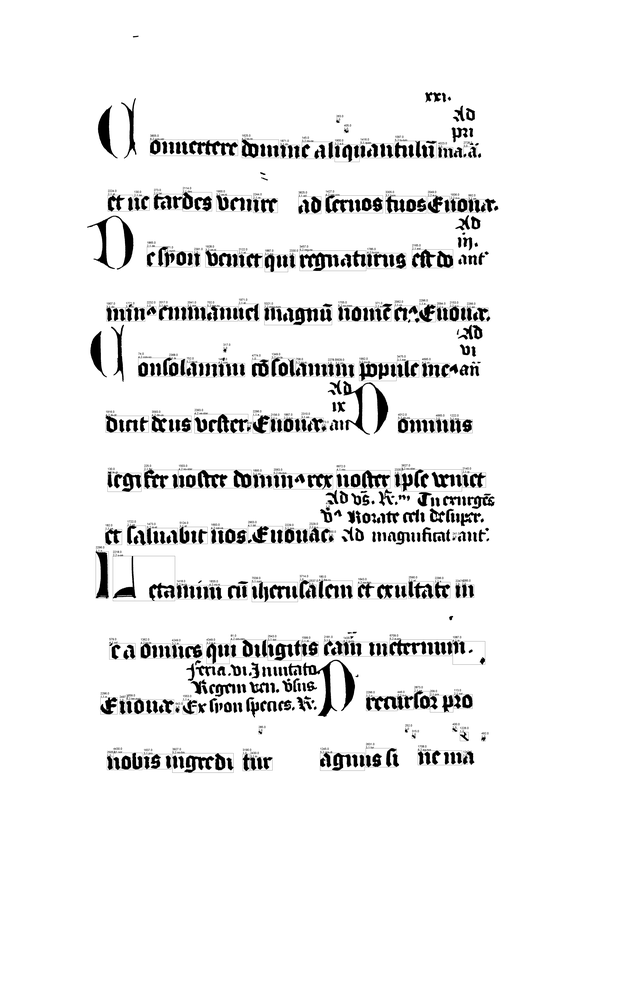
#> input picture testalign salz31.png, 634 x 1000 px, shrunk from 4444 x 7013 before the run
$ python -i image_preprocessing.py   (imports and definitions only)   (older library calls are emulated)
#> lines starting #> are read from the running program, lines starting #| are printed output that depends on the picture; after the words box and inside, x2 and y2 are one past the last pixel; in counts of white or black regions, pixels touching at a corner belong together
#> further down, picture is the input picture: shape (1000, 634, 3); min 0, max 255, mean 238.8
from os.path import isfile, join
import numpy as np
import matplotlib.pyplot as plt
import pickle
import itertools as iter
import os
import re
from skimage import io
from skimage.color import rgb2gray
from skimage.filters import gaussian, threshold_otsu
from skimage.morphology import binary_opening, binary_closing
from skimage.transform import rescale, rotate
from skimage.segmentation import flood_fill


# PARAMETERS FOR PREPROCESSING
soften_amt = 5          # size of gaussian blur to apply before taking threshold
fill_holes = 5          # size of kernel used for morphological operations when despeckling

# PARAMETERS FOR TEXT LINE SEGMENTATION
filter_size = 30                # size of moving-average filter used to smooth projection
prominence_tolerance = 0.70     # log-projection peaks must be at least this prominent


# [99 lines left out: functions calculate_peak_prominence, find_peak_locations, moving_avg_filter, not called in this run]

def fill_corners(input_image):
    '''
    Checks each corner of the image to identify areas of black pixels. Converts such regions into white pixels to
    enable peak location.
    '''
    if input_image[0,0] < 50:
        input_image = flood_fill(input_image, (0, 0), 255, tolerance = 0.3)
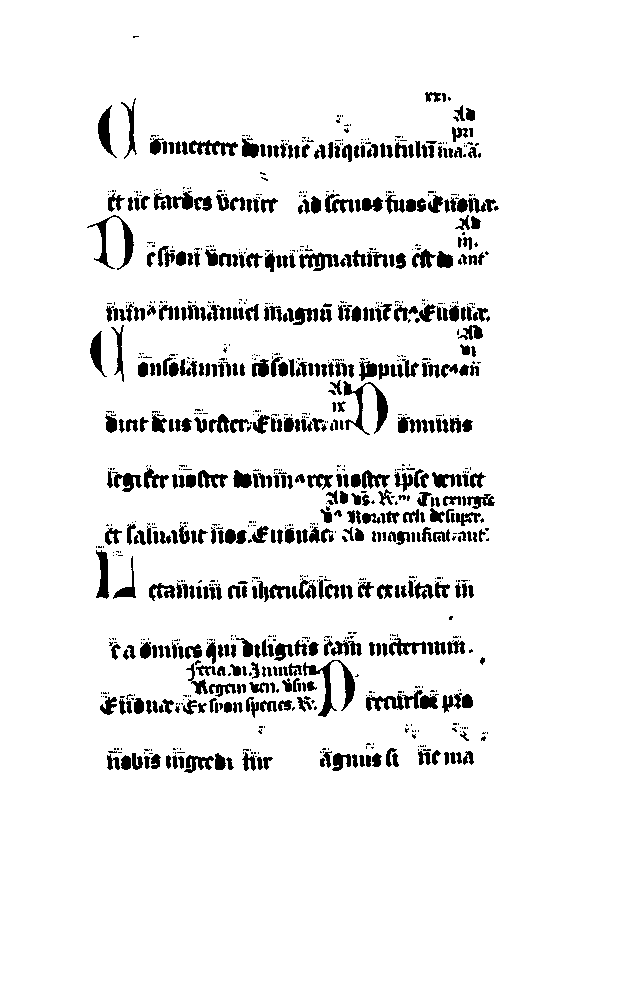
#> input_image: shape (1000, 634) float64; min 0, max 255, mean 236.6
    if input_image[-1, 0] < 50:
        input_image = flood_fill(input_image, (-1, 0), 255, tolerance = 0.3)
    if input_image[0, -1] < 50:
        input_image = flood_fill(input_image, (0, -1), 255, tolerance = 0.3)

    # This statement would cause the job too hang, but a statement like this could be used for the bottom right corner.
    # if input_image[-1, -1] < 50:
    #     input_image = flood_fill(input_image, (-1, -1), 255, tolerance = 0.3)

    return input_image

def preprocess_images(input_image, soften=soften_amt, fill_holes=fill_holes):
    '''
    Perform some softening / erosion / binarization on the text layer. Additionally, finds the
    optimal angle for rotation and returns a "cleaned" rotated version along with a raw, binarized
    rotated version.
    '''
    gray_img = fill_corners(rgb2gray(input_image))
    thresh = threshold_otsu(gray_img)
#> thresh = 1.49
    img_bin = gray_img < thresh
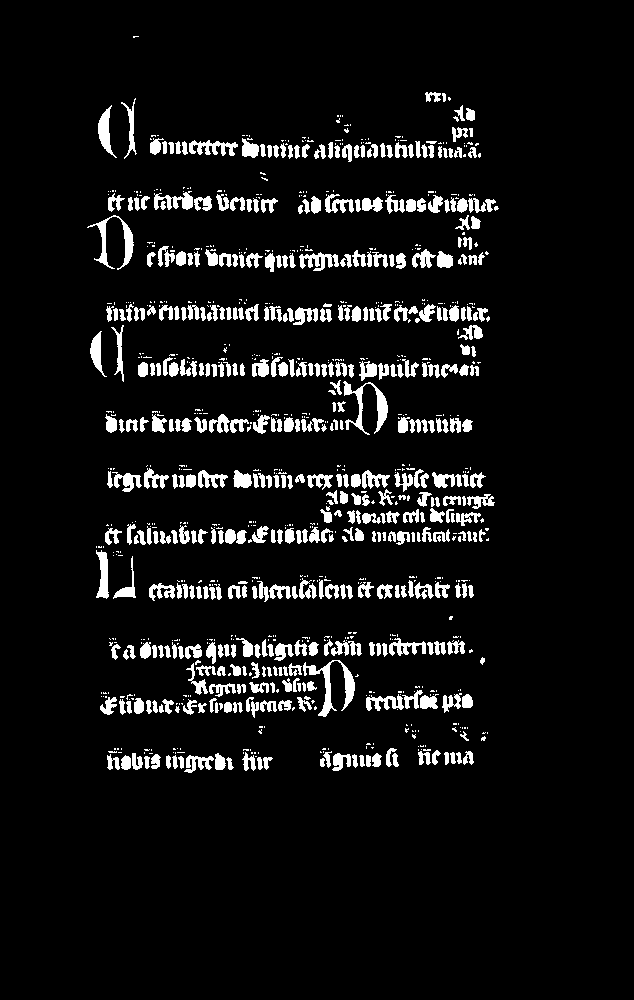
#> img_bin: shape (1000, 634) bool; 7.2% white; 1016 white regions (564 under 20 px), largest, box (x1, y1, x2, y2) and area: (303, 660, 355, 717) 826, (343, 381, 388, 435) 734, (87, 215, 134, 270) 651
    img_blur_bin = gaussian(gray_img, soften) < thresh
#> img_blur_bin: shape (1000, 634) bool; every value is 0

    kernel = np.ones((fill_holes, fill_holes), np.uint8)
    img_cleaned = binary_opening(binary_closing(img_blur_bin, kernel), kernel)

    angle = find_rotation_angle(img_cleaned)
    img_cleaned_rot = rotate(img_cleaned, angle, order=0, mode='edge') > 0
    img_bin_rot = rotate(img_bin, angle, order=0, mode='edge') > 0

    return img_bin_rot, img_cleaned_rot, angle


# [77 lines left out: functions identify_text_lines, save_preproc_image, not called in this run]


def find_rotation_angle(img, coarse_bound=3, fine_bound=0.1, rescale_amt=0.5):
    '''
    find most likely angle of rotation in two-step refining process
    similar process in gamera, see the paper:
    "Optical recognition of psaltic Byzantine chant notation" by Dalitz. et al (2008)
    '''
#> called with coarse_bound = 3, fine_bound = 0.1, rescale_amt = 0.5

    num_trials = int(coarse_bound / fine_bound)
    img_resized = rescale(img, rescale_amt, order=0, multichannel=False)
#> img_resized: shape (500, 317) bool; every value is 0

    def project_angles(img_to_project, angles_to_try):
        best_angle = 0
        highest_variation = 0
        for a in angles_to_try:
            rot_img = rotate(img_to_project, a, mode='edge')
            proj = np.sum(rot_img, 1).astype('int64')
            variation = np.sum(np.diff(proj) ** 2)
            if variation > highest_variation:
                highest_variation = variation
                best_angle = a
#> after the loop, best_angle = 0; highest_variation = 0
        return best_angle

    angles_to_try = np.linspace(-coarse_bound, coarse_bound, num_trials)
    coarse_angle = project_angles(img_resized, angles_to_try)
#> coarse_angle = 0

    angles_to_try = np.linspace(-fine_bound + coarse_angle, fine_bound + coarse_angle, num_trials)
#> angles_to_try = 30 values from -0.1 to 0.1
    fine_angle = project_angles(img_resized, angles_to_try)
#> fine_angle = 0

    return fine_angle


# [17 lines not run here, left out]

    # [12 lines of commented-out code are left out]

>>> import cv2
>>> picture = cv2.cvtColor(cv2.imread('testalign salz31.png'), cv2.COLOR_BGR2RGB)
>>> result = preprocess_images(picture)

$ run again, on testalign salz32.png
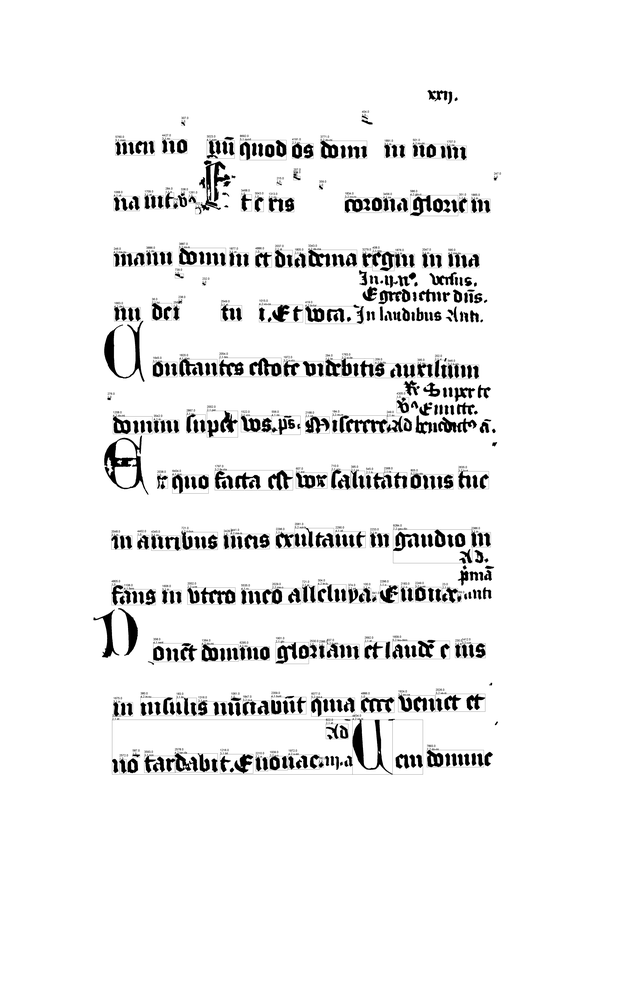
#> input picture testalign salz32.png, 632 x 1000 px, shrunk from 4420 x 6999 before the run
#> picture is the input picture: shape (1000, 632, 3); min 0, max 255, mean 239.8
#> thresh = 1.49
#> in preprocess_images, `img_bin = gray_img < thresh`:
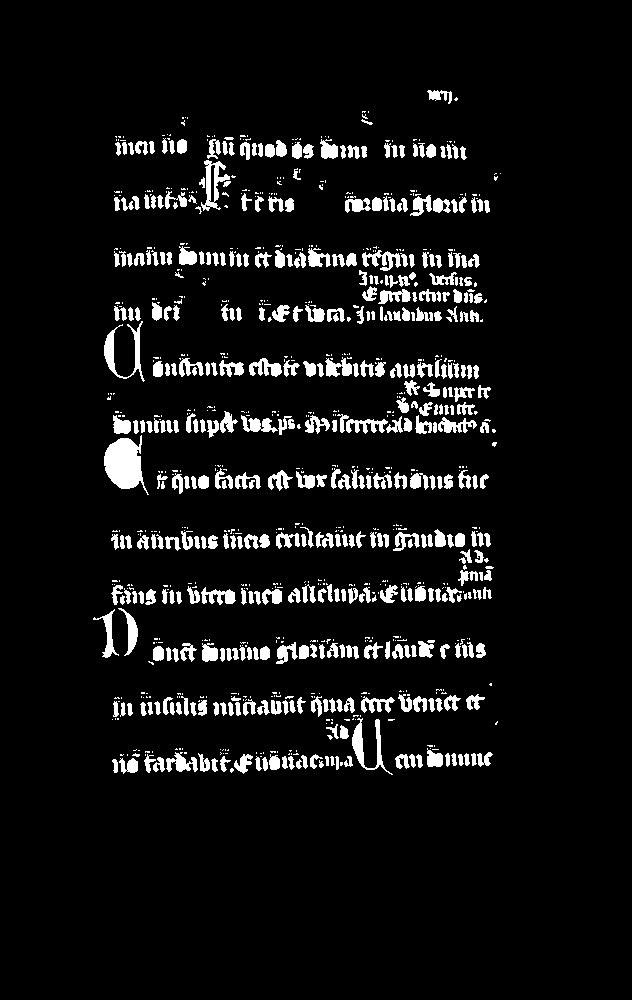
#> img_bin: shape (1000, 632) bool; 6.9% white; 961 white regions (532 under 20 px), largest, box (x1, y1, x2, y2) and area: (104, 435, 149, 495) 1582, (104, 321, 145, 382) 673, (352, 718, 393, 775) 623
#> img_blur_bin: shape (1000, 632) bool; 0.02% white; 1 white region, box (x1, y1, x2, y2) and area: (118, 454, 127, 473) 125
#> img_cleaned: shape (1000, 632) bool; 0.02% white; 1 white region, box (x1, y1, x2, y2) and area: (118, 456, 127, 471) 114
#> img_resized: shape (500, 316) bool; 0.02% white; 1 white region, box (x1, y1, x2, y2) and area: (59, 228, 63, 235) 26
#> the loop in project_angles, `for a in angles_to_try:` made 30 passes
#> highest_variation on pass 1: 20
#> after the loop in project_angles, `for a in angles_to_try:`: best_angle = -3; highest_variation = 20
#> coarse_angle = -3
#> the loop in project_angles (call 2), `for a in angles_to_try:` made 30 passes
#> fine_angle = -3.1
#> img_cleaned_rot: shape (1000, 632) bool; 0.02% white; 1 white region, box (x1, y1, x2, y2) and area: (120, 445, 129, 461) 114
#> in preprocess_images, `img_bin_rot = rotate(img_bin, angle, order=0, mode='edge') > 0`:
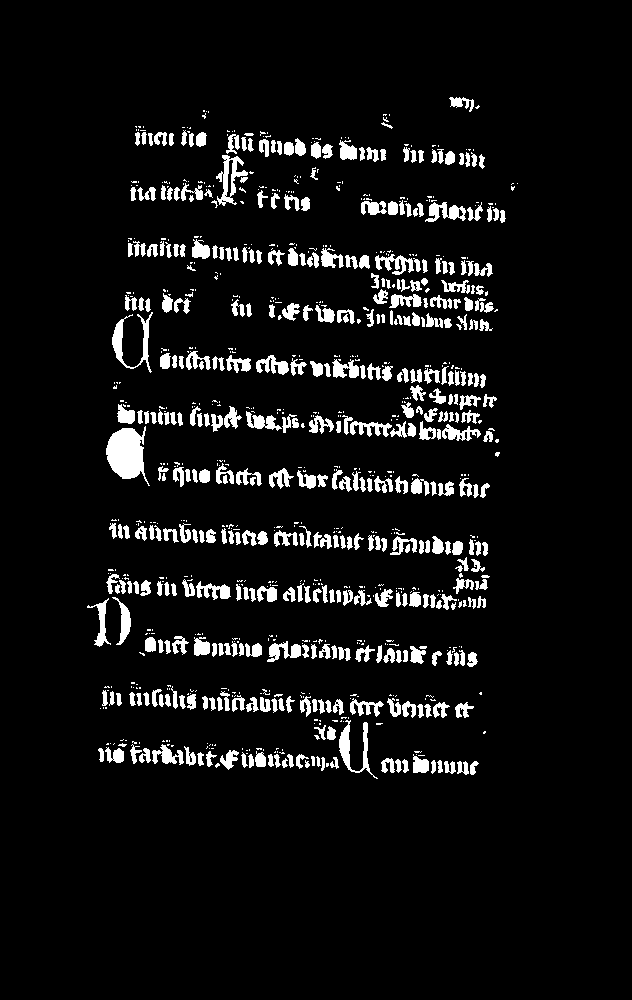
#> img_bin_rot: shape (1000, 632) bool; 6.9% white; 928 white regions (515 under 20 px), largest, box (x1, y1, x2, y2) and area: (106, 426, 150, 486) 1582, (112, 312, 153, 373) 674, (339, 720, 378, 779) 626

$ run again, on testalign.png
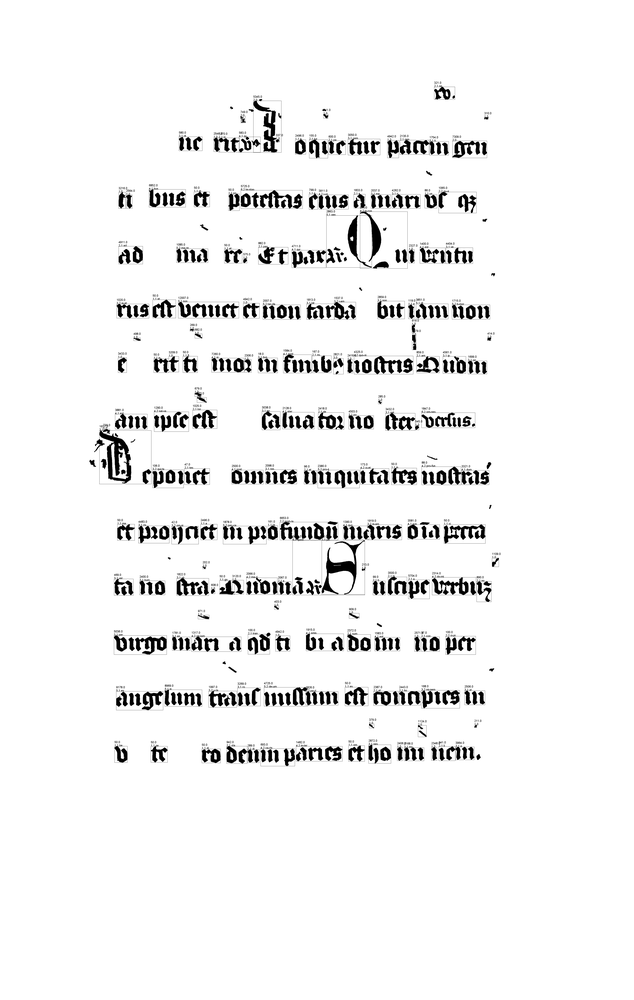
#> input picture testalign.png, 634 x 1000 px, shrunk from 4452 x 7019 before the run
#> picture is the input picture: shape (1000, 634, 3); min 0, max 255, mean 241.7
#> in fill_corners, `input_image = flood_fill(input_image, (0, 0), 255, tolerance = 0.3)`:
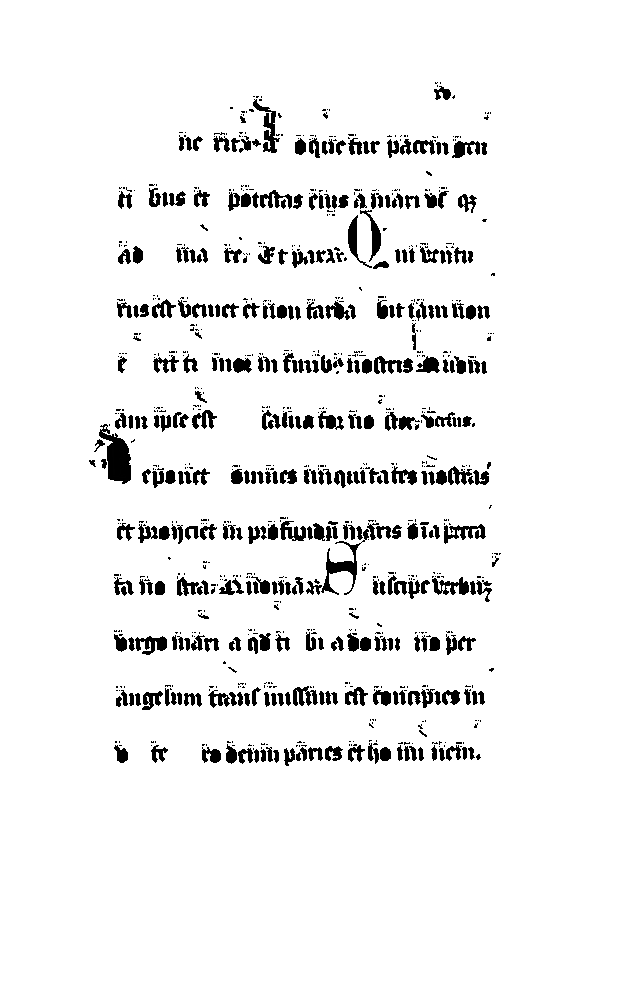
#> input_image: shape (1000, 634) float64; min 0, max 255, mean 239.9
#> thresh = 1.49
#> in preprocess_images, `img_bin = gray_img < thresh`:
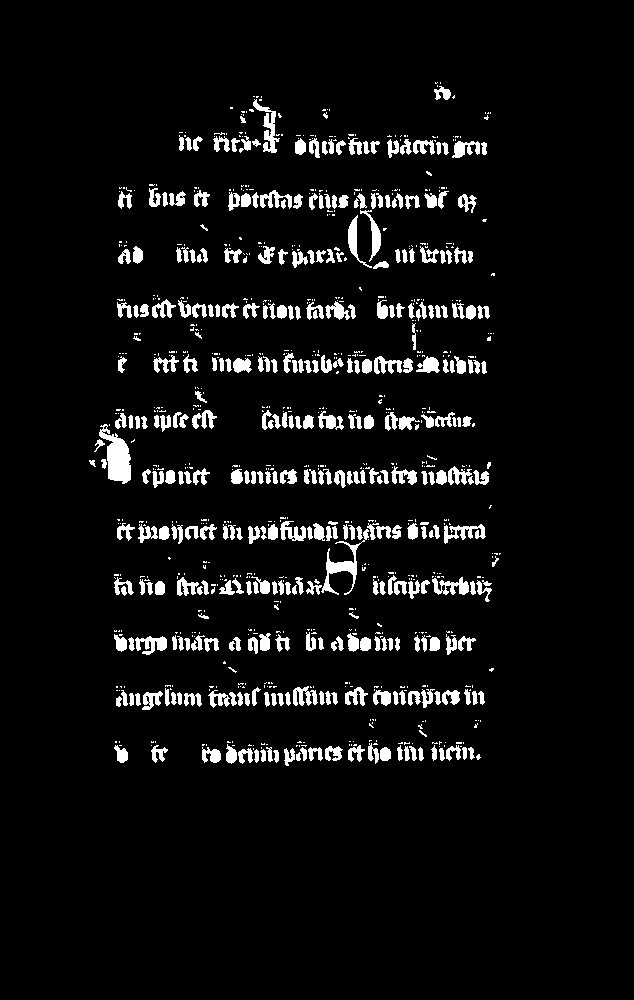
#> img_bin: shape (1000, 634) bool; 5.9% white; 946 white regions (588 under 20 px), largest, box (x1, y1, x2, y2) and area: (99, 424, 131, 484) 1040, (321, 529, 369, 595) 688, (253, 99, 280, 153) 479
#> img_blur_bin: shape (1000, 634) bool; every value is 0
#> img_resized: shape (500, 317) bool; every value is 0
#> after the loop in project_angles, `for a in angles_to_try:`: best_angle = 0
